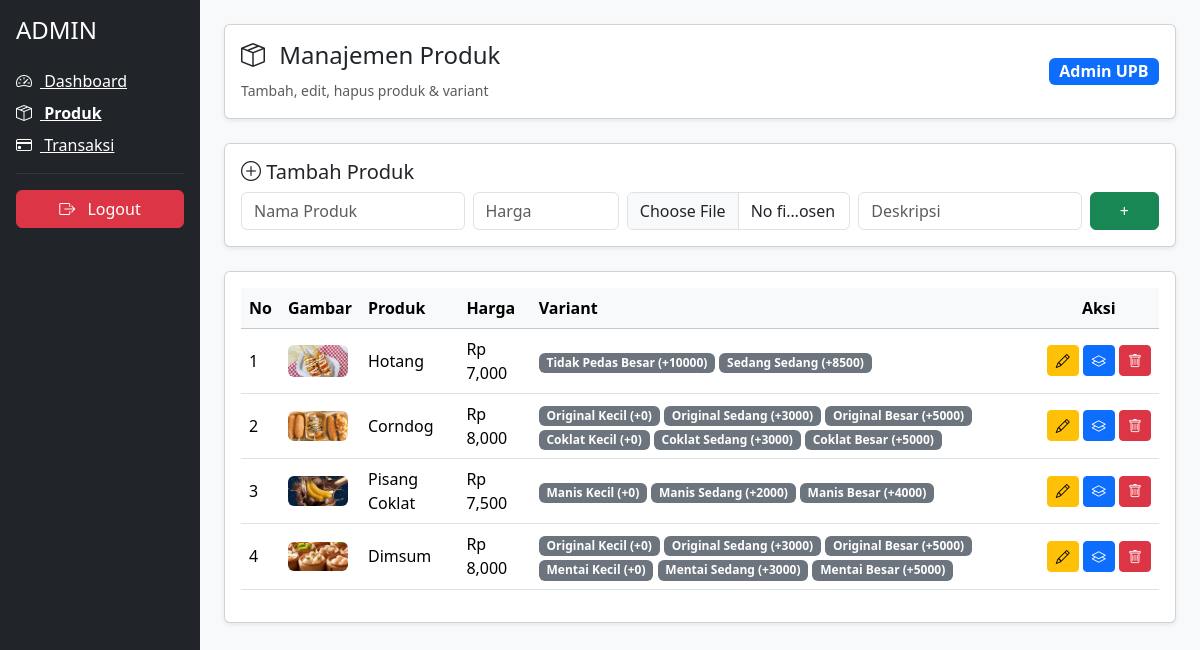
The page /produk.php (signed in) on the database its author committed.
### tables this page shows
CREATE TABLE `products` (
  `id_product` int(11) NOT NULL,
  `nama_produk` varchar(100) DEFAULT NULL,
  `harga` int(11) DEFAULT NULL,
  `gambar` varchar(255) DEFAULT NULL,
  `deskripsi` text,
  `created_at` timestamp NOT NULL DEFAULT CURRENT_TIMESTAMP
);

CREATE TABLE `product_variants` (
  `id_variant` int(11) NOT NULL,
  `id_product` int(11) DEFAULT NULL,
  `rasa` varchar(50) DEFAULT NULL,
  `ukuran` varchar(50) DEFAULT NULL,
  `tambahan_harga` int(11) DEFAULT '0'
);

### produk.php (the view, shortened to what this page needs)
<?php
include "config/koneksi.php";
$produk = mysqli_query($mysqli,"SELECT * FROM products ORDER BY id_product DESC");
?>
<!DOCTYPE html>
<html lang="id">
<head>
<link href="https://cdn.jsdelivr.net/npm/bootstrap@5.3.2/dist/css/bootstrap.min.css" rel="stylesheet">
<link href="https://cdn.jsdelivr.net/npm/bootstrap-icons/font/bootstrap-icons.css" rel="stylesheet">
</head>
<body class="bg-light">
<div class="container-fluid">
<div class="row min-vh-100">
<aside class="col-md-2 bg-dark text-white p-3">
    <h4 class="mb-4">ADMIN</h4>
    <a href="dashboard.php" class="d-block text-white mb-2">
        <i class="bi bi-speedometer2 me-2"></i> Dashboard
    </a>
    <a href="produk.php" class="d-block text-white mb-2 fw-bold">
        <i class="bi bi-box-seam me-2"></i> Produk
    </a>
    <a href="transaksi.php" class="d-block text-white mb-2">
        <i class="bi bi-credit-card me-2"></i> Transaksi
    </a>
    <hr class="border-secondary">
    <form action="logout.php" method="post">
        <button class="btn btn-danger w-100">
            <i class="bi bi-box-arrow-right me-2"></i> Logout
        </button>
    </form>
</aside>
<main class="col-md-10 p-4">
<div class="card shadow-sm mb-4">
<div class="card-body d-flex justify-content-between align-items-center">
<div>
<h4><i class="bi bi-box-seam me-2"></i> Manajemen Produk</h4>
<small class="text-muted">Tambah, edit, hapus produk & variant</small>
</div>
    <span class="badge bg-primary fs-6"><?= $_SESSION['nama']; ?></span>
  </div>
</div>
<div class="card shadow-sm mb-4">
<div class="card-body">
<h5><i class="bi bi-plus-circle"></i> Tambah Produk</h5>
<form method="post" enctype="multipart/form-data" class="row g-2">
<div class="col-md-3">
<input type="text" name="nama" class="form-control" placeholder="Nama Produk" required>
</div>
<div class="col-md-2">
<input type="number" name="harga" class="form-control" placeholder="Harga" required>
</div>
<div class="col-md-3">
<input type="file" name="gambar" class="form-control">
</div>
<div class="col-md-3">
<input type="text" name="deskripsi" class="form-control" placeholder="Deskripsi">
</div>
<div class="col-md-1">
<button name="add_produk" class="btn btn-success w-100">+</button>
</div>
</form>
</div>
</div>
<div class="card shadow-sm">
<div class="card-body">
<table class="table table-hover align-middle">
<thead class="table-light">
<tr>
<th>No</th>
<th>Gambar</th>
<th>Produk</th>
<th>Harga</th>
<th>Variant</th>
<th class="text-center">Aksi</th>
</tr>
</thead>
<tbody>
<?php $no=1; while($p=mysqli_fetch_assoc($produk)){ ?>
<tr>
<td><?= $no++ ?></td>
<td>
<?php if($p['gambar']){ ?>
<img src="img/<?= $p['gambar'] ?>" width="60" class="rounded">
<?php } ?>
</td>
<td><?= $p['nama_produk'] ?></td>
<td>Rp <?= number_format($p['harga']) ?></td>
<td>
<?php
$v = mysqli_query($mysqli,"SELECT * FROM product_variants WHERE id_product='$p[id_product]'");
while($vr=mysqli_fetch_assoc($v)){
?>
<span class="badge bg-secondary">
<?= $vr['rasa'] ?> <?= $vr['ukuran'] ?> (+<?= $vr['tambahan_harga'] ?>)
</span>
<?php } ?>
</td>
<td class="text-nowrap text-center">
<button class="btn btn-sm btn-warning"
data-bs-toggle="modal"
data-bs-target="#edit<?= $p['id_product'] ?>">
<i class="bi bi-pencil"></i>
</button>
<button class="btn btn-sm btn-primary"
data-bs-toggle="modal"
data-bs-target="#variant<?= $p['id_product'] ?>">
<i class="bi bi-layers"></i>
</button>
<a href="?hapus=<?= $p['id_product'] ?>"
onclick="return confirm('Hapus produk?')"
class="btn btn-sm btn-danger">
<i class="bi bi-trash"></i>
</a>
</td>
</tr>
<?php } ?>
</tbody>
</table>
</div>
</div>
</main>
</div>
</div>
</body>
</html>

### rows shown on the page
products: gambar (picture), nama_produk "Hotang", harga "7,000"
product_variants: rasa "Tidak Pedas", ukuran "Besar", tambahan_harga "10000"
product_variants: rasa "Sedang", ukuran "Sedang", tambahan_harga "8500"
products: gambar (picture), nama_produk "Corndog", harga "8,000"
product_variants: rasa "Original", ukuran "Kecil", tambahan_harga "0"
product_variants: rasa "Original", ukuran "Sedang", tambahan_harga "3000"
product_variants: rasa "Original", ukuran "Besar", tambahan_harga "5000"
product_variants: rasa "Coklat", ukuran "Kecil", tambahan_harga "0"
product_variants: rasa "Coklat", ukuran "Sedang", tambahan_harga "3000"
product_variants: rasa "Coklat", ukuran "Besar", tambahan_harga "5000"
products: gambar (picture), nama_produk "Pisang Coklat", harga "7,500"
product_variants: rasa "Manis", ukuran "Kecil", tambahan_harga "0"
product_variants: rasa "Manis", ukuran "Sedang", tambahan_harga "2000"
product_variants: rasa "Manis", ukuran "Besar", tambahan_harga "4000"
products: gambar (picture), nama_produk "Dimsum", harga "8,000"
product_variants: rasa "Original", ukuran "Kecil", tambahan_harga "0"
product_variants: rasa "Original", ukuran "Sedang", tambahan_harga "3000"
product_variants: rasa "Original", ukuran "Besar", tambahan_harga "5000"
product_variants: rasa "Mentai", ukuran "Kecil", tambahan_harga "0"
product_variants: rasa "Mentai", ukuran "Sedang", tambahan_harga "3000"
product_variants: rasa "Mentai", ukuran "Besar", tambahan_harga "5000"

### other values the page prints
$_SESSION['nama'] "Admin UPB"
